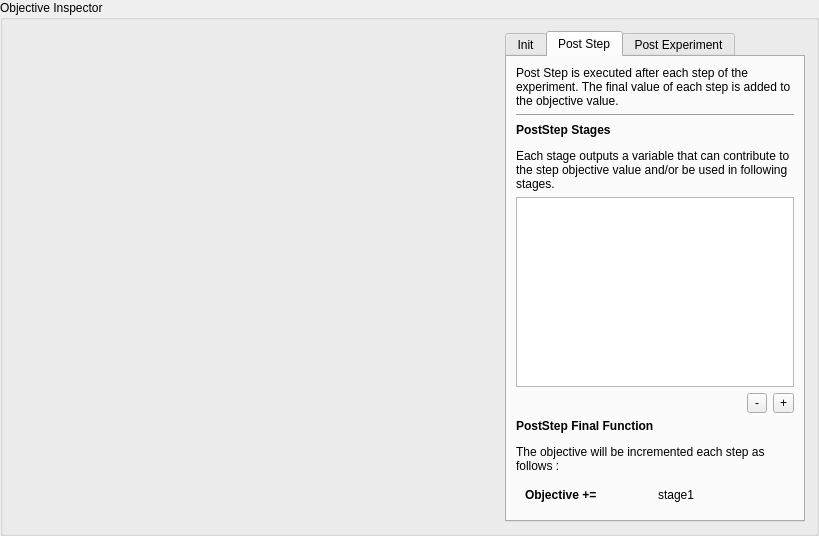
<?xml version="1.0" encoding="UTF-8"?>
<ui version="4.0">
 <class>ObjectiveInspector</class>
 <widget class="QGroupBox" name="ObjectiveInspector">
  <property name="geometry">
   <rect>
    <x>0</x>
    <y>0</y>
    <width>819</width>
    <height>536</height>
   </rect>
  </property>
  <property name="windowTitle">
   <string>GroupBox</string>
  </property>
  <property name="title">
   <string>Objective Inspector</string>
  </property>
  <layout class="QHBoxLayout" name="horizontalLayout">
   <item>
    <widget class="QStackedWidget" name="StageInspector">
     <property name="currentIndex">
      <number>1</number>
     </property>
     <widget class="QWidget" name="InitStage"/>
     <widget class="QWidget" name="PostStepStage"/>
     <widget class="QWidget" name="PostExpStage"/>
    </widget>
   </item>
   <item>
    <widget class="QTabWidget" name="FunctionSelector">
     <property name="minimumSize">
      <size>
       <width>300</width>
       <height>0</height>
      </size>
     </property>
     <property name="maximumSize">
      <size>
       <width>300</width>
       <height>16777215</height>
      </size>
     </property>
     <property name="currentIndex">
      <number>1</number>
     </property>
     <widget class="QWidget" name="InitTab">
      <attribute name="title">
       <string>Init</string>
      </attribute>
      <layout class="QVBoxLayout" name="verticalLayout_5">
       <item>
        <widget class="QLabel" name="label_18">
         <property name="text">
          <string>&lt;html&gt;&lt;head/&gt;&lt;body&gt;&lt;p&gt;Init is executed at the beginning of the experiment and allows the user to define custom variables. Those variables can then be used and updated in other functions while computing the objective.&lt;/p&gt;&lt;/body&gt;&lt;/html&gt;</string>
         </property>
         <property name="wordWrap">
          <bool>true</bool>
         </property>
        </widget>
       </item>
       <item>
        <widget class="Line" name="line_5">
         <property name="orientation">
          <enum>Qt::Horizontal</enum>
         </property>
        </widget>
       </item>
       <item>
        <widget class="QLabel" name="label_17">
         <property name="text">
          <string>&lt;html&gt;&lt;head/&gt;&lt;body&gt;&lt;p&gt;&lt;span style=&quot; font-weight:600;&quot;&gt;Init : User Variables&lt;/span&gt;&lt;/p&gt;&lt;p&gt;The following variables are defined :&lt;/p&gt;&lt;/body&gt;&lt;/html&gt;</string>
         </property>
         <property name="wordWrap">
          <bool>true</bool>
         </property>
        </widget>
       </item>
       <item>
        <widget class="QListWidget" name="InitStageList"/>
       </item>
       <item alignment="Qt::AlignRight">
        <widget class="QWidget" name="widget_9" native="true">
         <layout class="QHBoxLayout" name="horizontalLayout_10">
          <property name="leftMargin">
           <number>0</number>
          </property>
          <property name="topMargin">
           <number>0</number>
          </property>
          <property name="rightMargin">
           <number>0</number>
          </property>
          <property name="bottomMargin">
           <number>0</number>
          </property>
          <item>
           <widget class="QToolButton" name="InitRemoveButton">
            <property name="minimumSize">
             <size>
              <width>20</width>
              <height>20</height>
             </size>
            </property>
            <property name="text">
             <string>-</string>
            </property>
           </widget>
          </item>
          <item>
           <widget class="QToolButton" name="InitAddButton">
            <property name="minimumSize">
             <size>
              <width>20</width>
              <height>20</height>
             </size>
            </property>
            <property name="text">
             <string>+</string>
            </property>
           </widget>
          </item>
         </layout>
        </widget>
       </item>
      </layout>
     </widget>
     <widget class="QWidget" name="PostStepTab">
      <attribute name="title">
       <string>Post Step</string>
      </attribute>
      <layout class="QVBoxLayout" name="verticalLayout">
       <item>
        <widget class="QLabel" name="label">
         <property name="text">
          <string>Post Step is executed after each step of the experiment. The final value of each step is added to the objective value.</string>
         </property>
         <property name="wordWrap">
          <bool>true</bool>
         </property>
        </widget>
       </item>
       <item>
        <widget class="Line" name="line">
         <property name="orientation">
          <enum>Qt::Horizontal</enum>
         </property>
        </widget>
       </item>
       <item>
        <widget class="QLabel" name="label_3">
         <property name="text">
          <string>&lt;html&gt;&lt;head/&gt;&lt;body&gt;&lt;p&gt;&lt;span style=&quot; font-weight:600;&quot;&gt;PostStep Stages&lt;/span&gt;&lt;/p&gt;&lt;p&gt;Each stage outputs a variable that can contribute to the step objective value and/or be used in following stages.&lt;/p&gt;&lt;/body&gt;&lt;/html&gt;</string>
         </property>
         <property name="wordWrap">
          <bool>true</bool>
         </property>
        </widget>
       </item>
       <item>
        <widget class="QListWidget" name="PostStepStageList"/>
       </item>
       <item alignment="Qt::AlignRight">
        <widget class="QWidget" name="widget_2" native="true">
         <layout class="QHBoxLayout" name="horizontalLayout_3">
          <property name="leftMargin">
           <number>0</number>
          </property>
          <property name="topMargin">
           <number>0</number>
          </property>
          <property name="rightMargin">
           <number>0</number>
          </property>
          <property name="bottomMargin">
           <number>0</number>
          </property>
          <item>
           <widget class="QToolButton" name="PostStepRemoveButton">
            <property name="minimumSize">
             <size>
              <width>20</width>
              <height>20</height>
             </size>
            </property>
            <property name="text">
             <string>-</string>
            </property>
           </widget>
          </item>
          <item>
           <widget class="QToolButton" name="PostStepAddButton">
            <property name="minimumSize">
             <size>
              <width>20</width>
              <height>20</height>
             </size>
            </property>
            <property name="text">
             <string>+</string>
            </property>
           </widget>
          </item>
         </layout>
        </widget>
       </item>
       <item>
        <widget class="QLabel" name="label_2">
         <property name="text">
          <string>&lt;html&gt;&lt;head/&gt;&lt;body&gt;&lt;p&gt;&lt;span style=&quot; font-weight:600;&quot;&gt;PostStep Final Function&lt;/span&gt;&lt;/p&gt;&lt;p&gt;The objective will be incremented each step as follows :&lt;/p&gt;&lt;/body&gt;&lt;/html&gt;</string>
         </property>
         <property name="wordWrap">
          <bool>true</bool>
         </property>
        </widget>
       </item>
       <item>
        <widget class="QWidget" name="widget" native="true">
         <layout class="QHBoxLayout" name="horizontalLayout_2">
          <item>
           <widget class="QLabel" name="label_4">
            <property name="text">
             <string>&lt;html&gt;&lt;head/&gt;&lt;body&gt;&lt;p&gt;&lt;span style=&quot; font-weight:600;&quot;&gt;Objective +=&lt;/span&gt;&lt;/p&gt;&lt;/body&gt;&lt;/html&gt;</string>
            </property>
           </widget>
          </item>
          <item>
           <widget class="QLabel" name="PostStepFunction">
            <property name="text">
             <string>stage1</string>
            </property>
            <property name="wordWrap">
             <bool>true</bool>
            </property>
           </widget>
          </item>
         </layout>
        </widget>
       </item>
      </layout>
     </widget>
     <widget class="QWidget" name="PostExpTab">
      <attribute name="title">
       <string>Post Experiment</string>
      </attribute>
      <layout class="QVBoxLayout" name="verticalLayout_2">
       <item>
        <widget class="QLabel" name="label_5">
         <property name="text">
          <string>&lt;html&gt;&lt;head/&gt;&lt;body&gt;&lt;p&gt;Post Experiment is executed at the end of the experiment. The final objective value can be modified one last time.&lt;/p&gt;&lt;/body&gt;&lt;/html&gt;</string>
         </property>
         <property name="wordWrap">
          <bool>true</bool>
         </property>
        </widget>
       </item>
       <item>
        <widget class="Line" name="line_2">
         <property name="orientation">
          <enum>Qt::Horizontal</enum>
         </property>
        </widget>
       </item>
       <item>
        <widget class="QLabel" name="label_6">
         <property name="text">
          <string>&lt;html&gt;&lt;head/&gt;&lt;body&gt;&lt;p&gt;&lt;span style=&quot; font-weight:600;&quot;&gt;PostExperiment Stages&lt;/span&gt;&lt;/p&gt;&lt;p&gt;Each stage outputs a variable that can contribute to the final objective value and/or be used in following stages. If no stages are used the objective value is left unchanged.&lt;/p&gt;&lt;/body&gt;&lt;/html&gt;</string>
         </property>
         <property name="wordWrap">
          <bool>true</bool>
         </property>
        </widget>
       </item>
       <item>
        <widget class="QListWidget" name="PostExpStageList"/>
       </item>
       <item alignment="Qt::AlignRight">
        <widget class="QWidget" name="widget_3" native="true">
         <layout class="QHBoxLayout" name="horizontalLayout_4">
          <property name="leftMargin">
           <number>0</number>
          </property>
          <property name="topMargin">
           <number>0</number>
          </property>
          <property name="rightMargin">
           <number>0</number>
          </property>
          <property name="bottomMargin">
           <number>0</number>
          </property>
          <item>
           <widget class="QToolButton" name="PostExpRemoveButton">
            <property name="minimumSize">
             <size>
              <width>20</width>
              <height>20</height>
             </size>
            </property>
            <property name="text">
             <string>-</string>
            </property>
           </widget>
          </item>
          <item>
           <widget class="QToolButton" name="PostExpAddButton">
            <property name="minimumSize">
             <size>
              <width>20</width>
              <height>20</height>
             </size>
            </property>
            <property name="text">
             <string>+</string>
            </property>
           </widget>
          </item>
         </layout>
        </widget>
       </item>
       <item>
        <widget class="QLabel" name="label_7">
         <property name="text">
          <string>&lt;html&gt;&lt;head/&gt;&lt;body&gt;&lt;p&gt;&lt;span style=&quot; font-weight:600;&quot;&gt;PostExperiment Final Function&lt;/span&gt;&lt;/p&gt;&lt;p&gt;The final objective value will be computed as follows :&lt;/p&gt;&lt;/body&gt;&lt;/html&gt;</string>
         </property>
         <property name="wordWrap">
          <bool>true</bool>
         </property>
        </widget>
       </item>
       <item>
        <widget class="QWidget" name="widget_4" native="true">
         <layout class="QHBoxLayout" name="horizontalLayout_5">
          <item>
           <widget class="QLabel" name="label_8">
            <property name="text">
             <string>&lt;html&gt;&lt;head/&gt;&lt;body&gt;&lt;p&gt;&lt;span style=&quot; font-weight:600;&quot;&gt;Objective =&lt;/span&gt;&lt;/p&gt;&lt;/body&gt;&lt;/html&gt;</string>
            </property>
           </widget>
          </item>
          <item>
           <widget class="QLabel" name="PostExpFunction">
            <property name="text">
             <string>Unchanged</string>
            </property>
            <property name="wordWrap">
             <bool>true</bool>
            </property>
           </widget>
          </item>
         </layout>
        </widget>
       </item>
      </layout>
     </widget>
    </widget>
   </item>
  </layout>
 </widget>
 <resources/>
 <connections>
  <connection>
   <sender>FunctionSelector</sender>
   <signal>currentChanged(int)</signal>
   <receiver>StageInspector</receiver>
   <slot>setCurrentIndex(int)</slot>
   <hints>
    <hint type="sourcelabel">
     <x>658</x>
     <y>274</y>
    </hint>
    <hint type="destinationlabel">
     <x>256</x>
     <y>274</y>
    </hint>
   </hints>
  </connection>
 </connections>
</ui>
